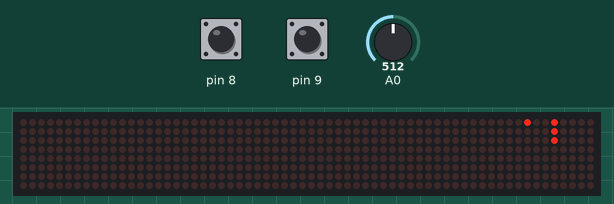
A sketch run on a simulated Arduino Uno, built with avr-gcc and run on an emulated ATmega328P. Parts: 64×8 LED matrix. Inputs (shaded band) come from the test bench; at power-on: pin 8 HIGH, pin 9 HIGH, A0 = 512.

Above: at 1.28 s.
1.3 s: pin 8 pulled LOW for 0.15 s
At 1.58 s:
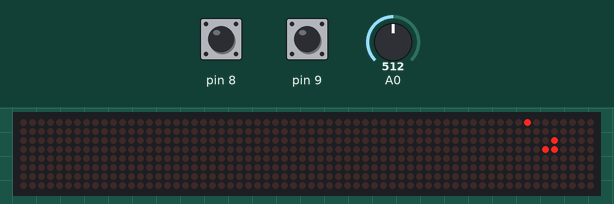
2.0 s: pin 9 pulled LOW for 0.15 s
At 2.33 s:
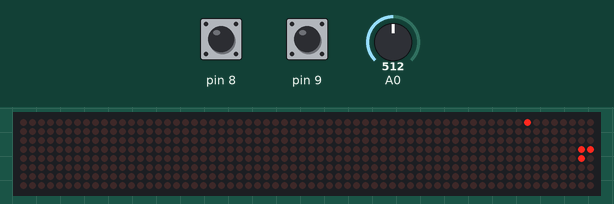
2.7 s: pin 8 pulled LOW for 1 s
At 2.93 s:
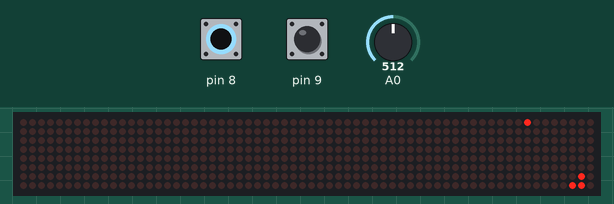
4.3 s: pin 9 pulled LOW for 1 s
At 4.58 s:
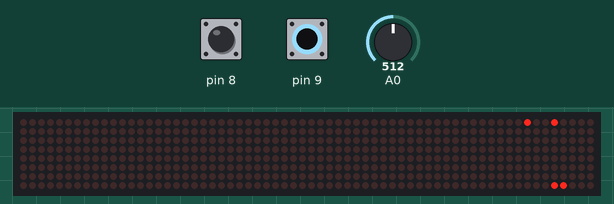
5.9 s: pin 8 pulled LOW for 0.15 s
At 6.38 s:
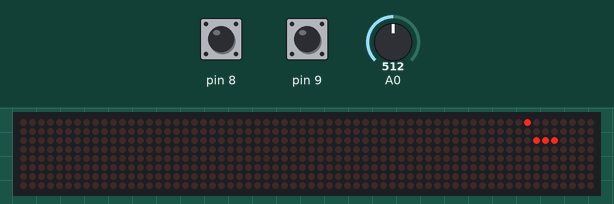
6.6 s: pin 9 pulled LOW for 0.15 s
At 6.83 s:
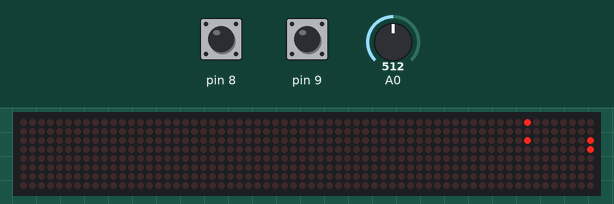
Timing chart, 0 to 8.3 s (numbered marks = the images above; inputs shaded):
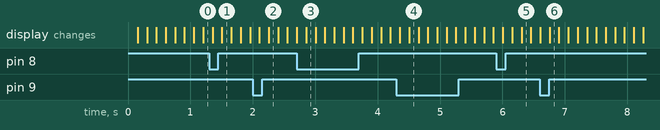

Measured:
- after the input at 1.3 s, the display: first differs from a run without the input after 0.20 s (image 1)
- after the input at 2.0 s, the display: first differs from a run without the input after 0.26 s (image 2)
- after the input at 2.7 s, the display: first differs from a run without the input after 0.16 s (image 3)
- after the input at 4.3 s, the display: first differs from a run without the input after 0.21 s (image 4)
- after the input at 5.9 s, the display: first differs from a run without the input after 0.25 s (image 5 shows a later state)
- after the input at 6.6 s, the display: first differs from a run without the input after 0.15 s (image 6)

The sketch:

LED_Matrix.ino
```cpp
#include <LedControl.h>

byte DIN = 11;
byte CS = 7;
byte CLK = 13;
LedControl lc=LedControl(DIN, CLK, CS,0);

byte snake_x[64];
byte snake_y[64];

byte snake_length;

byte dir_x;
byte dir_y;

byte dir_choice;

byte food_x;
byte food_y;

bool loss;

bool push_l;
bool push_r;

void initialize() {
  for(byte i = 0; i < 8; i++) {
    lc.setRow(0, i, 0);
  }

  lc.shutdown(0,false);
  lc.setIntensity(0,7);

  food_x = analogRead(A0) % 8;
  food_y = analogRead(A0) % 8;

  dir_x = 0;
  dir_y = 1;

  dir_choice = 1;
  push_l = false;
  push_r = false;

  loss = false;

  snake_length = 4;

  for(byte i = 0; i < 5; i++) {
    snake_x[i] = 3;
    snake_y[i] = i;
  }
}

void setup() {

  initialize();

  pinMode(8, INPUT_PULLUP);
  pinMode(9, INPUT_PULLUP);

}

void loop() {
  if(!loss) {
    if(push_l == false and digitalRead(8) == LOW) {
      push_l = true;
      dir_choice--;
    }

    if(push_r == false and digitalRead(9) == LOW) {
      push_r = true;
      dir_choice++;
    }

    if(millis() % 150 < 2) {
      if(dir_choice < 1)
      dir_choice = 4;

      else if(dir_choice > 4)
        dir_choice = 1;

      switch(dir_choice) {

        case 1:
          dir_y = 1;
          dir_x = 0;
          break;

        case 2:
          dir_y = 0;
          dir_x = 1;
          break;

        case 3:
          dir_y = -1;
          dir_x = 0;
          break;

        case 4:
          dir_y = 0;
          dir_x = -1;
          break;
      }

      if(push_r == true and digitalRead(9) == HIGH) {
        push_r = false;
      }

      if(push_l == true and digitalRead(8) == HIGH) {
        push_l = false;
      }

      lc.setLed(0, snake_y[0], snake_x[0], false);

      lc.setLed(0, food_y, food_x, true);

      if(snake_x[snake_length - 1] == food_x && snake_y[snake_length - 1] == food_y) {

        snake_length++;

        snake_x[snake_length - 1] = food_x;
        snake_y[snake_length - 1] = food_y;

        food_x = analogRead(A0) % 8;
        food_y = analogRead(A0) % 8;

      }

      else {
        for(byte i = 0; i < snake_length - 1; i++) {

          snake_y[i + 1] = snake_y[i + 1] % 8;
          snake_x[i + 1] = snake_x[i + 1] % 8;

          snake_x[i] = snake_x[i + 1];
          snake_y[i] = snake_y[i + 1];

          lc.setLed(0, snake_y[i], snake_x[i], true);

        }
      }

      snake_x[snake_length - 1] = snake_x[snake_length - 2] + dir_x;
      snake_y[snake_length - 1] = snake_y[snake_length - 2] + dir_y;

      for(byte i = 0; i < snake_length - 2; i++) {

        if(snake_x[i] == snake_x[snake_length - 1] && snake_y[i] == snake_y[snake_length - 1]) {

          loss = true;

        }
      }
    }
  }
  else {
    initialize();
  }
}
```
